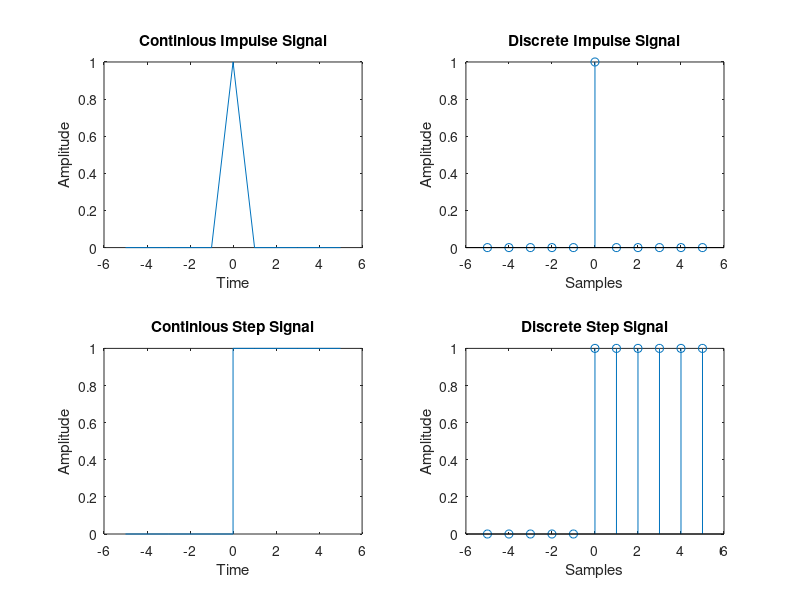
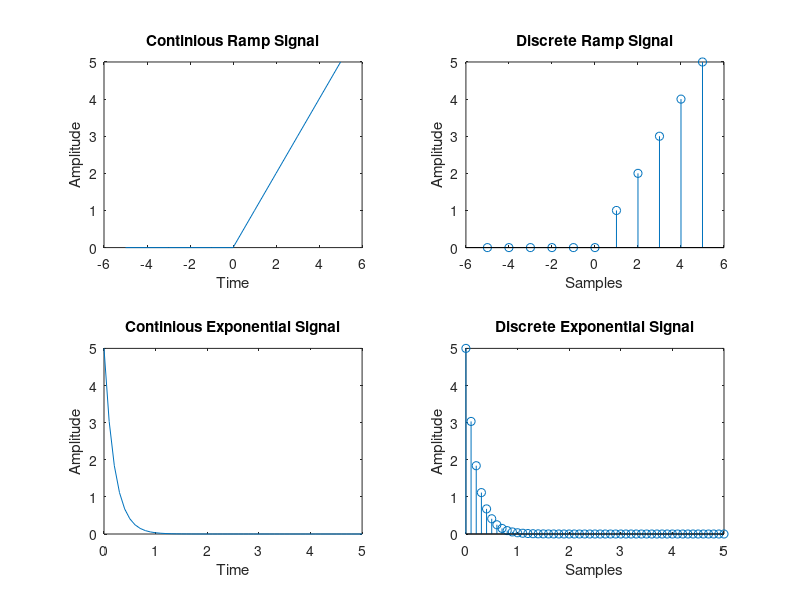
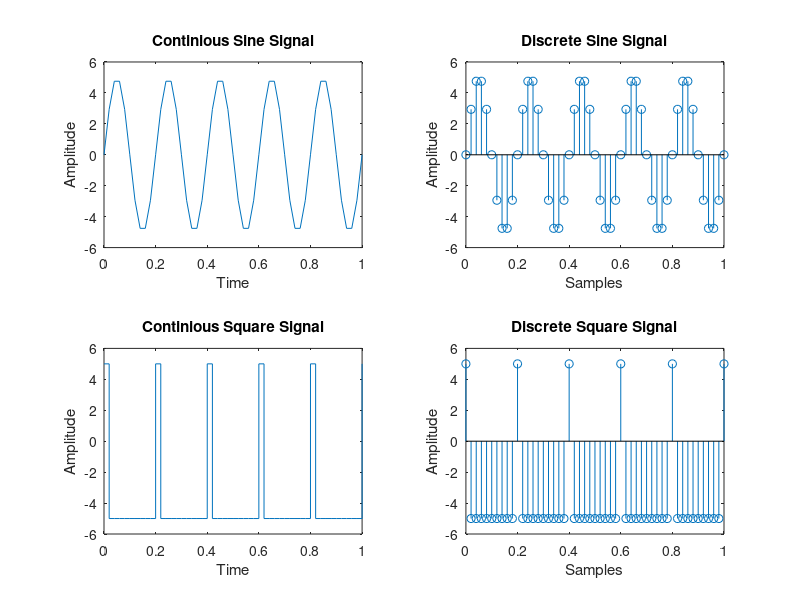

Reproduce these figures in MATLAB, in order. (Note: this script raises an error after producing the figures.)
clc;
close all;
clear all; 
n1=input('Enter Starting Point n1: ');
n2=input('Enter End Point n2: ');
n=-n1:1:n2;

% Impulse Signal
amp_impl=[zeros(1,n1) 1 zeros(1,n2)];
figure(1);
subplot(221);
plot(n,amp_impl);
xlabel('Time');
ylabel('Amplitude');
title('Continious Impulse Signal');
subplot(222);
stem(n,amp_impl);
xlabel('Samples');
ylabel('Amplitude');
title('Discrete Impulse Signal');

% Step Signal
amp_stp=[zeros(1,n1) ones(1,n2+1)];
subplot(223);
stairs(n,amp_stp);
xlabel('Time');
ylabel('Amplitude');
title('Continious Step Signal');
subplot(224);
stem(n,amp_stp);
xlabel('Samples');
ylabel('Amplitude');
title('Discrete Step Signal');

% Ramp Signal
amp_rmp=[zeros(1,n1),n(n1+1:end)];
figure(2);
subplot(221);
plot(n,amp_rmp);
xlabel('Time');
ylabel('Amplitude');
title('Continious Ramp Signal');
subplot(222);
stem(n,amp_rmp);
xlabel('Samples');
ylabel('Amplitude');
title('Discrete Ramp Signal');

% Exponential Signal
n0=0:.1:n2;
Am_exp=input('Enter Amplitude of Exponential Wave Am: ');
b=input('Enter Decaying Factor of Exponential Wave b: ');
amp_expl=Am_exp*exp(-b.*n0);
figure(2);
subplot(223);
plot(n0,amp_expl);
xlabel('Time');
ylabel('Amplitude');
title('Continious Exponential Signal');
subplot(224);
stem(n0,amp_expl);
xlabel('Samples');
ylabel('Amplitude');
title('Discrete Exponential Signal');

% Sine Wave
 n=0:.02:1;
Am_sin=input('Enter Amplitude of Sine Wave Am: ');
f=input('Enter Frequency of Sine Wave f: ');
amp_sine=Am_sin*sin(2*pi*f*n);
figure(3)
subplot(221);
plot(n,amp_sine);
xlabel('Time');
ylabel('Amplitude');
title('Continious Sine Signal');
subplot(222);
stem(n,amp_sine);
xlabel('Samples');
ylabel('Amplitude');
title('Discrete Sine Signal');

% Square Wave
Am_sqre=input('Enter Amplitude of Square Wave Am: ');
f=input('Enter Frequency of Square Wave f: ');
dty=input('Enter Duty Cycle of Square Wave: ');
amp_sqre=Am_sqre*square(2*pi*f*n,dty);
subplot(223);
stairs(n,amp_sqre);
xlabel('Time');
ylabel('Amplitude');
title('Continious Square Signal');
subplot(224);
stem(n,amp_sqre);
xlabel('Samples');
ylabel('Amplitude');
title('Discrete Square Signal');

% Sawtooth Wave
Am_st=input('Enter Amplitude of Sawtooth Wave Am: ');
f=input('Enter Frequency of Sawtooth Wave f: ');
dty=input('Enter Duty Cycle of Sawtooth Wave: ');
amp_st=Am_st*sawtooth(2*pi*f*n,dty);
figure(4);
subplot(221);
plot(n,amp_st);
xlabel('Time');
ylabel('Amplitude');
title('Continious Sawtooth Signal');
subplot(222);
stem(n,amp_st);
xlabel('Samples');
ylabel('Amplitude');
title('Discrete Sawtooth Signal');


% Pulse Signal
n01=input('No. of zeros left to gate signal n01: ');
n11=input('No. of ones n11: ');
n02=input('No. of zeros right to gate signal n02: ');
n_sam=n01+n11+n02;
n=0:1:n_sam-1;
amp_gt=[zeros(1,n01) ones(1,n11) zeros(1,n02)];
subplot(223);
stairs(n,amp_gt);
xlabel('Time');
ylabel('Amplitude');
title('Continious Gate Signal');
subplot(224);
stem(n,amp_gt);
xlabel('Samples');
ylabel('Amplitude');
title('Discrete Gate Signal');
